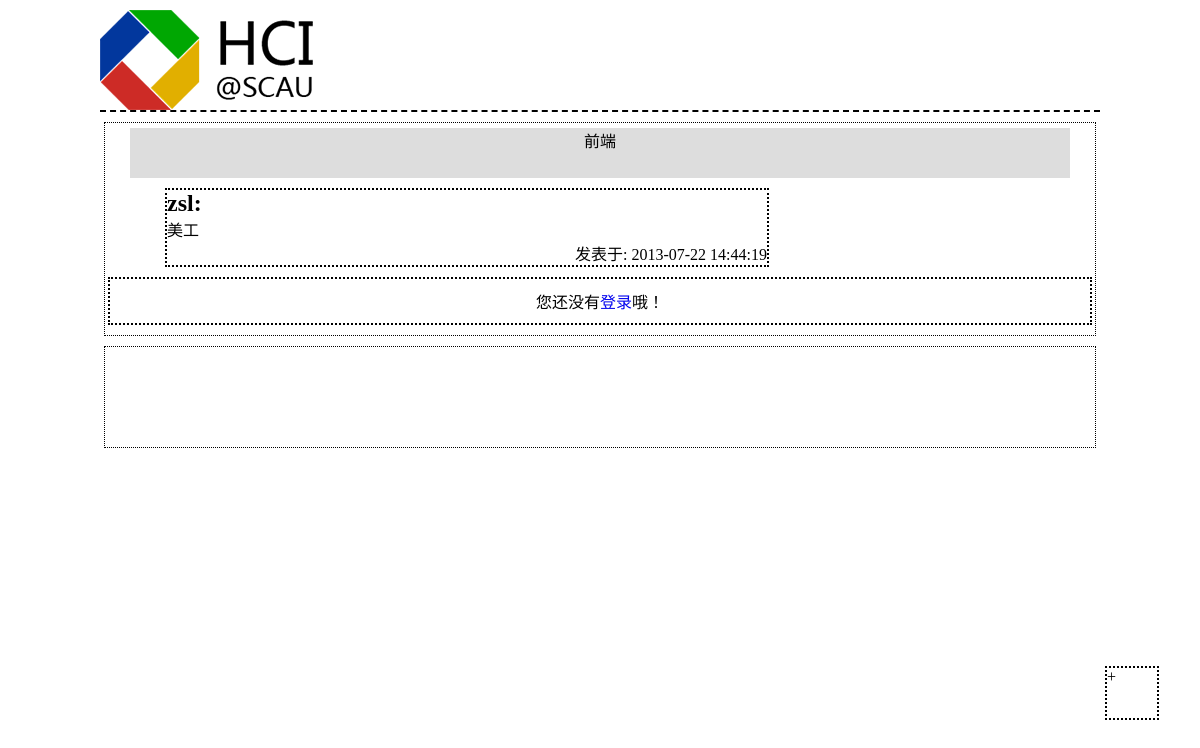
Screenshot of /Controller/onePostCon.php?postId=15 with the database file from the repository.
### tables this page shows
CREATE TABLE IF NOT EXISTS `post` (
  `id` int(6) NOT NULL AUTO_INCREMENT,
  `title` varchar(50) NOT NULL,
  `content` longtext NOT NULL,
  `type` int(1) NOT NULL,
  `point` int(5) NOT NULL DEFAULT '0',
  `deleted` int(1) NOT NULL,
  `post_date` datetime NOT NULL,
  `state` int(1) NOT NULL,
  `authority` int(11) NOT NULL,
  `board_id` int(11) NOT NULL,
  `user_id` int(11) NOT NULL,
  PRIMARY KEY (`id`),
  KEY `board_id` (`board_id`),
  KEY `user_id` (`user_id`)
);

CREATE TABLE IF NOT EXISTS `user` (
  `id` int(11) NOT NULL AUTO_INCREMENT,
  `account` varchar(20) NOT NULL,
  `score` int(10) NOT NULL,
  `level` int(3) NOT NULL,
  `authority` int(11) NOT NULL,
  `password` varchar(255) NOT NULL,
  PRIMARY KEY (`id`)
);

### Controller/onePostCon.php (called while the page is built, shortened)
<?php
	require_once(ROOT . DS . "View" . DS. "postHeader.php");
	$postId = $_GET['postId'];
	$sql = "SELECT * FROM `post` WHERE id='$postId'";
	$query = mysql_query($sql);
	while($post_rows = mysql_fetch_array($query)) {
		$user = mysql_fetch_array(mysql_query("SELECT account FROM `user` WHERE id='$post_rows[user_id]'"));
		$post_user = $user[0];
		$post_title = $post_rows['title'];
		$post_content = $post_rows['content'];
		$post_date = $post_rows['post_date'];
	}
	include_once(ROOT . DS . "View" . DS . "onePostView.php");
?>

### View/onePostView.php (the view, shortened to what this page needs)
<div id="postTitle"><?php echo $post_title;?></div>
<div id="msg">
<h2><?php echo $post_user;?>:</h2>
<p><?php echo $post_content;?></p>
<p class="time">发表于:&nbsp;<?php echo $post_date;?></p>
</div>

### stylesheets/post.css (style rules this page uses)
* { margin: 0; padding: 0; list-style: none; outline: none; text-decoration: none; }
#postTitle { width: 95%; height: 50px; margin: 5px auto; text-align: center; background: #ddd; }
#msg { width: 600px; margin: 10px 0px 10px 60px; border: 2px dotted #000; word-wrap:break-word; overflow:hidden; }
#send-comment { width: 99%; margin: 10px auto; padding: 10px 0; border: 2px dotted #000; text-align: center; }
#control-panel { width: 50px; height: 50px; position: fixed; bottom: 80px; margin-left: 1000px; border: 2px dotted #000; }
.time { text-align: right; }
#footer { width: 99%; height: 100px; margin: 10px auto; border: 1px dotted #000; }

### rows the page displays
post: title "前端", content "美工", post_date "2013-07-22 14:44:19"
user: account "zsl"
